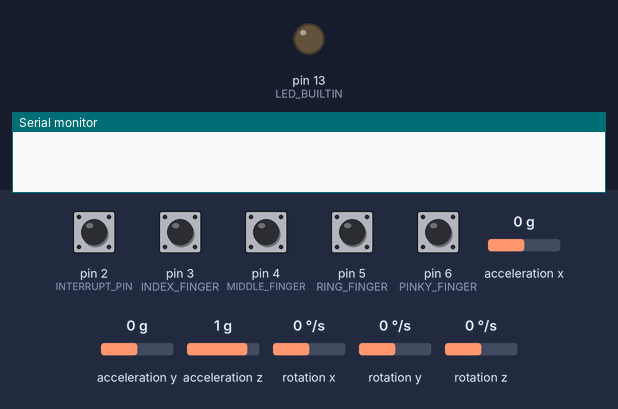
A sketch run on a simulated Arduino Uno, built with avr-gcc and run on an emulated ATmega328P. Parts: output pins drawn as LEDs (lit = HIGH), the last lines printed to the serial monitor. Dashed ring = blinking. Inputs (shaded band) come from the test bench; at power-on: pin 3 (INDEX_FINGER), pin 4 (MIDDLE_FINGER), pin 5 (RING_FINGER), pin 6 (PINKY_FINGER) HIGH, pin 2 (INTERRUPT_PIN) LOW, acceleration x 0 g, acceleration y 0 g, acceleration z 1 g, rotation x 0 °/s, rotation y 0 °/s, rotation z 0 °/s. The sensor or clock chip raises its interrupt line as the real part does.

Above: at 0.1 s.
At 1.7 s:
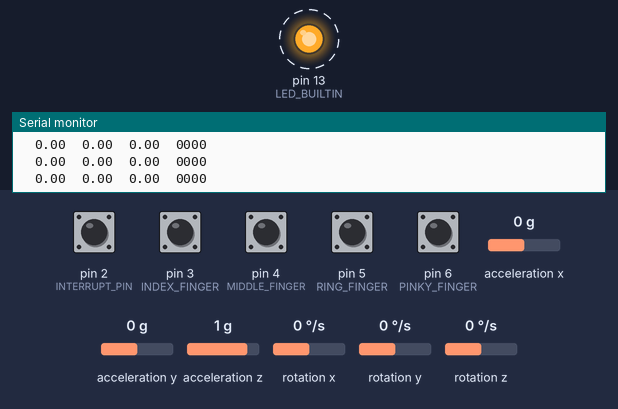
1.8 s: acceleration x set to -1.4 g
Timing chart, 0 to 10.8 s (numbered marks = the images above; inputs shaded):
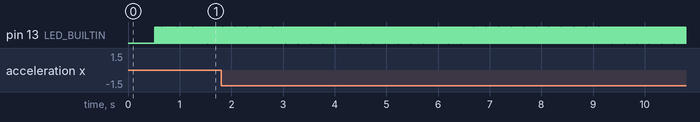

The sketch:

MPU6050_DMP6.ino
```cpp
/*
  MPU6050 DMP6

  Digital Motion Processor or DMP performs complex motion processing tasks.
  - Fuses the data from the accel, gyro, and external magnetometer if applied,
  compensating individual sensor noise and errors.
  - Detect specific types of motion without the need to continuously monitor
  raw sensor data with a microcontroller.
  - Reduce workload on the microprocessor.
  - Output processed data such as quaternions, Euler angles, and gravity vectors.

  The code includes an auto-calibration and offsets generator tasks. Different
  output formats available.

  This code is compatible with the teapot project by using the teapot output format.

  Circuit: In addition to connection 3.3v, GND, SDA, and SCL, this sketch
  depends on the MPU6050's INT pin being connected to the Arduino's
  external interrupt #0 pin.

  The teapot processing example may be broken due FIFO structure change if using DMP
  6.12 firmware version.

  Find the full MPU6050 library documentation here:
  https://github.com/ElectronicCats/mpu6050/wiki

*/

#include "I2Cdev.h"
//#include "MPU6050_6Axis_MotionApps20.h"
#include "MPU6050_6Axis_MotionApps612.h" // Uncomment this library to work with DMP 6.12 and comment on the above library.

/* MPU6050 default I2C address is 0x68*/
MPU6050 mpu;
//MPU6050 mpu(0x69); //Use for AD0 high
//MPU6050 mpu(0x68, &Wire1); //Use for AD0 low, but 2nd Wire (TWI/I2C) object.

/* OUTPUT FORMAT DEFINITION-------------------------------------------------------------------------------------------
- Use "OUTPUT_READABLE_QUATERNION" for quaternion commponents in [w, x, y, z] format. Quaternion does not
suffer from gimbal lock problems but is harder to parse or process efficiently on a remote host or software
environment like Processing.

- Use "OUTPUT_READABLE_EULER" for Euler angles (in degrees) output, calculated from the quaternions coming
from the FIFO. EULER ANGLES SUFFER FROM GIMBAL LOCK PROBLEM.

- Use "OUTPUT_READABLE_YAWPITCHROLL" for yaw/pitch/roll angles (in degrees) calculated from the quaternions
coming from the FIFO. THIS REQUIRES GRAVITY VECTOR CALCULATION.
YAW/PITCH/ROLL ANGLES SUFFER FROM GIMBAL LOCK PROBLEM.

- Use "OUTPUT_READABLE_REALACCEL" for acceleration components with gravity removed. The accel reference frame
is not compensated for orientation. +X will always be +X according to the sensor.

- Use "OUTPUT_READABLE_WORLDACCEL" for acceleration components with gravity removed and adjusted for the world
reference frame. Yaw is relative if there is no magnetometer present.

-  Use "OUTPUT_TEAPOT" for output that matches the InvenSense teapot demo.
-------------------------------------------------------------------------------------------------------------------------------*/
#define OUTPUT_READABLE_YAWPITCHROLL
//#define OUTPUT_READABLE_QUATERNION
//#define OUTPUT_READABLE_EULER
//#define OUTPUT_READABLE_REALACCEL
//#define OUTPUT_READABLE_WORLDACCEL
//#define OUTPUT_TEAPOT

int const INTERRUPT_PIN = 2;  // Define the interruption #0 pin
bool blinkState;

/*---MPU6050 Control/Status Variables---*/
bool DMPReady = false;  // Set true if DMP init was successful
uint8_t MPUIntStatus;   // Holds actual interrupt status byte from MPU
uint8_t devStatus;      // Return status after each device operation (0 = success, !0 = error)
uint16_t packetSize;    // Expected DMP packet size (default is 42 bytes)
uint8_t FIFOBuffer[64]; // FIFO storage buffer

/*---Orientation/Motion Variables---*/
Quaternion q;           // [w, x, y, z]         Quaternion container
VectorInt16 aa;         // [x, y, z]            Accel sensor measurements
VectorInt16 gy;         // [x, y, z]            Gyro sensor measurements
VectorInt16 aaReal;     // [x, y, z]            Gravity-free accel sensor measurements
VectorInt16 aaWorld;    // [x, y, z]            World-frame accel sensor measurements
VectorFloat gravity;    // [x, y, z]            Gravity vector
float euler[3];         // [psi, theta, phi]    Euler angle container
float ypr[3];           // [yaw, pitch, roll]   Yaw/Pitch/Roll container and gravity vector

/*-Packet structure for InvenSense teapot demo-*/
uint8_t teapotPacket[14] = { '$', 0x02, 0, 0, 0, 0, 0, 0, 0, 0, 0x00, 0x00, '\r', '\n' };

/*------Interrupt detection routine------*/
volatile bool MPUInterrupt = false;     // Indicates whether MPU6050 interrupt pin has gone high
void DMPDataReady() {
  MPUInterrupt = true;
}

#define INDEX_FINGER 3
#define MIDDLE_FINGER 4
#define RING_FINGER 5
#define PINKY_FINGER 6

int index_val = 0;
int middle_val = 0;
int ring_val = 0;
int pinky_val = 0;

void setup() {
  #if I2CDEV_IMPLEMENTATION == I2CDEV_ARDUINO_WIRE
    Wire.begin();
    Wire.setClock(400000); // 400kHz I2C clock. Comment on this line if having compilation difficulties
  #elif I2CDEV_IMPLEMENTATION == I2CDEV_BUILTIN_FASTWIRE
    Fastwire::setup(400, true);
  #endif

  Serial.begin(115200); //115200 is required for Teapot Demo output
  while (!Serial);

  /*Initialize device*/
  // Serial.println(F("Initializing I2C devices..."));
  mpu.initialize();
  pinMode(INTERRUPT_PIN, INPUT);

  pinMode(INDEX_FINGER, INPUT);
  pinMode(MIDDLE_FINGER, INPUT);
  pinMode(RING_FINGER, INPUT);
  pinMode(PINKY_FINGER, INPUT);

  /*Verify connection*/
  // Serial.println(F("Testing MPU6050 connection..."));
  if(mpu.testConnection() == false){
    Serial.println("MPU6050 connection failed");
    while(true);
  }
  else {
    // Serial.println("MPU6050 connection successful");
  }

  /*Wait for Serial input*/
  // Serial.println(F("\nSend any character to begin: "));
  // while (Serial.available() && Serial.read()); // Empty buffer
  // while (!Serial.available());                 // Wait for data
  // while (Serial.available() && Serial.read()); // Empty buffer again

  //delay(1000);

  /* Initializate and configure the DMP*/
  // Serial.println(F("Initializing DMP..."));
  devStatus = mpu.dmpInitialize();

  /* Supply your gyro offsets here, scaled for min sensitivity */
  mpu.setXGyroOffset(0);
  mpu.setYGyroOffset(0);
  mpu.setZGyroOffset(0);
  mpu.setXAccelOffset(0);
  mpu.setYAccelOffset(0);
  mpu.setZAccelOffset(0);

  /* Making sure it worked (returns 0 if so) */
  if (devStatus == 0) {
    mpu.CalibrateAccel(6);  // Calibration Time: generate offsets and calibrate our MPU6050
    mpu.CalibrateGyro(6);
    Serial.println("These are the Active offsets: ");
    mpu.PrintActiveOffsets();
    Serial.println(F("Enabling DMP..."));   //Turning ON DMP
    mpu.setDMPEnabled(true);

    /*Enable Arduino interrupt detection*/
    Serial.print(F("Enabling interrupt detection (Arduino external interrupt "));
    Serial.print(digitalPinToInterrupt(INTERRUPT_PIN));
    Serial.println(F(")..."));
    attachInterrupt(digitalPinToInterrupt(INTERRUPT_PIN), DMPDataReady, RISING);
    MPUIntStatus = mpu.getIntStatus();

    /* Set the DMP Ready flag so the main loop() function knows it is okay to use it */
    Serial.println(F("DMP ready! Waiting for first interrupt..."));
    DMPReady = true;
    packetSize = mpu.dmpGetFIFOPacketSize(); //Get expected DMP packet size for later comparison
  }
  else {
    Serial.print(F("DMP Initialization failed (code ")); //Print the error code
    Serial.print(devStatus);
    Serial.println(F(")"));
    // 1 = initial memory load failed
    // 2 = DMP configuration updates failed
  }
  pinMode(LED_BUILTIN, OUTPUT);
}

void loop() {
  if (!DMPReady) return; // Stop the program if DMP programming fails.

  /* Read a packet from FIFO */
  if (mpu.dmpGetCurrentFIFOPacket(FIFOBuffer)) { // Get the Latest packet
    #ifdef OUTPUT_READABLE_YAWPITCHROLL
      index_val = digitalRead(INDEX_FINGER);
      middle_val = digitalRead(MIDDLE_FINGER);
      ring_val = digitalRead(RING_FINGER);
      pinky_val = digitalRead(PINKY_FINGER);
      /* Display Euler angles in degrees */
      mpu.dmpGetQuaternion(&q, FIFOBuffer);
      mpu.dmpGetGravity(&gravity, &q);
      mpu.dmpGetYawPitchRoll(ypr, &q, &gravity);
      Serial.print("\t");
      Serial.print(ypr[0] * 180/M_PI);
      Serial.print("\t");
      Serial.print(ypr[1] * 180/M_PI);
      Serial.print("\t");
      Serial.print(ypr[2] * 180/M_PI);
      Serial.print("\t");
      Serial.print(index_val != HIGH ? "1" : "0");
      Serial.print(middle_val != HIGH ? "1" : "0");
      Serial.print(ring_val != HIGH ? "1" : "0");
      Serial.println(pinky_val != HIGH ? "1" : "0");
    #endif

    #ifdef OUTPUT_READABLE_QUATERNION
      index_val = digitalRead(INDEX_FINGER);
      middle_val = digitalRead(MIDDLE_FINGER);
      ring_val = digitalRead(RING_FINGER);
      pinky_val = digitalRead(PINKY_FINGER);

      /* Display Quaternion values in easy matrix form: [w, x, y, z] */
      mpu.dmpGetQuaternion(&q, FIFOBuffer);
      Serial.print("quat\t");
      Serial.print(q.w);
      Serial.print("\t");
      Serial.print(q.x);
      Serial.print("\t");
      Serial.print(q.y);
      Serial.print("\t");
      Serial.print(q.z);
      Serial.print("\t");
      Serial.print(index_val == HIGH ? "1" : "0");
      Serial.print(middle_val == HIGH ? "1" : "0");
      Serial.print(ring_val == HIGH ? "1" : "0");
      Serial.println(pinky_val == HIGH ? "1" : "0");
    #endif

    #ifdef OUTPUT_READABLE_EULER
      /* Display Euler angles in degrees */
      mpu.dmpGetQuaternion(&q, FIFOBuffer);
      mpu.dmpGetEuler(euler, &q);
      Serial.print("euler\t");
      Serial.print(euler[0] * 180/M_PI);
      Serial.print("\t");
      Serial.print(euler[1] * 180/M_PI);
      Serial.print("\t");
      Serial.println(euler[2] * 180/M_PI);
    #endif

    #ifdef OUTPUT_READABLE_REALACCEL
      /* Display real acceleration, adjusted to remove gravity */
      mpu.dmpGetQuaternion(&q, FIFOBuffer);
      mpu.dmpGetAccel(&aa, FIFOBuffer);
      mpu.dmpGetGravity(&gravity, &q);
      mpu.dmpGetLinearAccel(&aaReal, &aa, &gravity);
      Serial.print("areal\t");
      Serial.print(aaReal.x);
      Serial.print("\t");
      Serial.print(aaReal.y);
      Serial.print("\t");
      Serial.println(aaReal.z);
    #endif

    #ifdef OUTPUT_READABLE_WORLDACCEL
      /* Display initial world-frame acceleration, adjusted to remove gravity
      and rotated based on known orientation from Quaternion */
      mpu.dmpGetQuaternion(&q, FIFOBuffer);
      mpu.dmpGetAccel(&aa, FIFOBuffer);
      mpu.dmpGetGravity(&gravity, &q);
      mpu.dmpGetLinearAccel(&aaReal, &aa, &gravity);
      mpu.dmpGetLinearAccelInWorld(&aaWorld, &aaReal, &q);
      Serial.print("aworld\t");
      Serial.print(aaWorld.x);
      Serial.print("\t");
      Serial.print(aaWorld.y);
      Serial.print("\t");
      Serial.println(aaWorld.z);
    #endif

    #ifdef OUTPUT_TEAPOT
      /* Display quaternion values in InvenSense Teapot demo format */
      teapotPacket[2] = FIFOBuffer[0];
      teapotPacket[3] = FIFOBuffer[1];
      teapotPacket[4] = FIFOBuffer[4];
      teapotPacket[5] = FIFOBuffer[5];
      teapotPacket[6] = FIFOBuffer[8];
      teapotPacket[7] = FIFOBuffer[9];
      teapotPacket[8] = FIFOBuffer[12];
      teapotPacket[9] = FIFOBuffer[13];
      Serial.write(teapotPacket, 14);
      teapotPacket[11]++; // PacketCount, loops at 0xFF on purpose
     #endif

  /* Blink LED to indicate activity */
  blinkState = !blinkState;
  digitalWrite(LED_BUILTIN, blinkState);
  }
}
```

Measured:
- by itself, pin 13 (LED_BUILTIN): alternates HIGH for 0.01 s and LOW for 0.01 s
